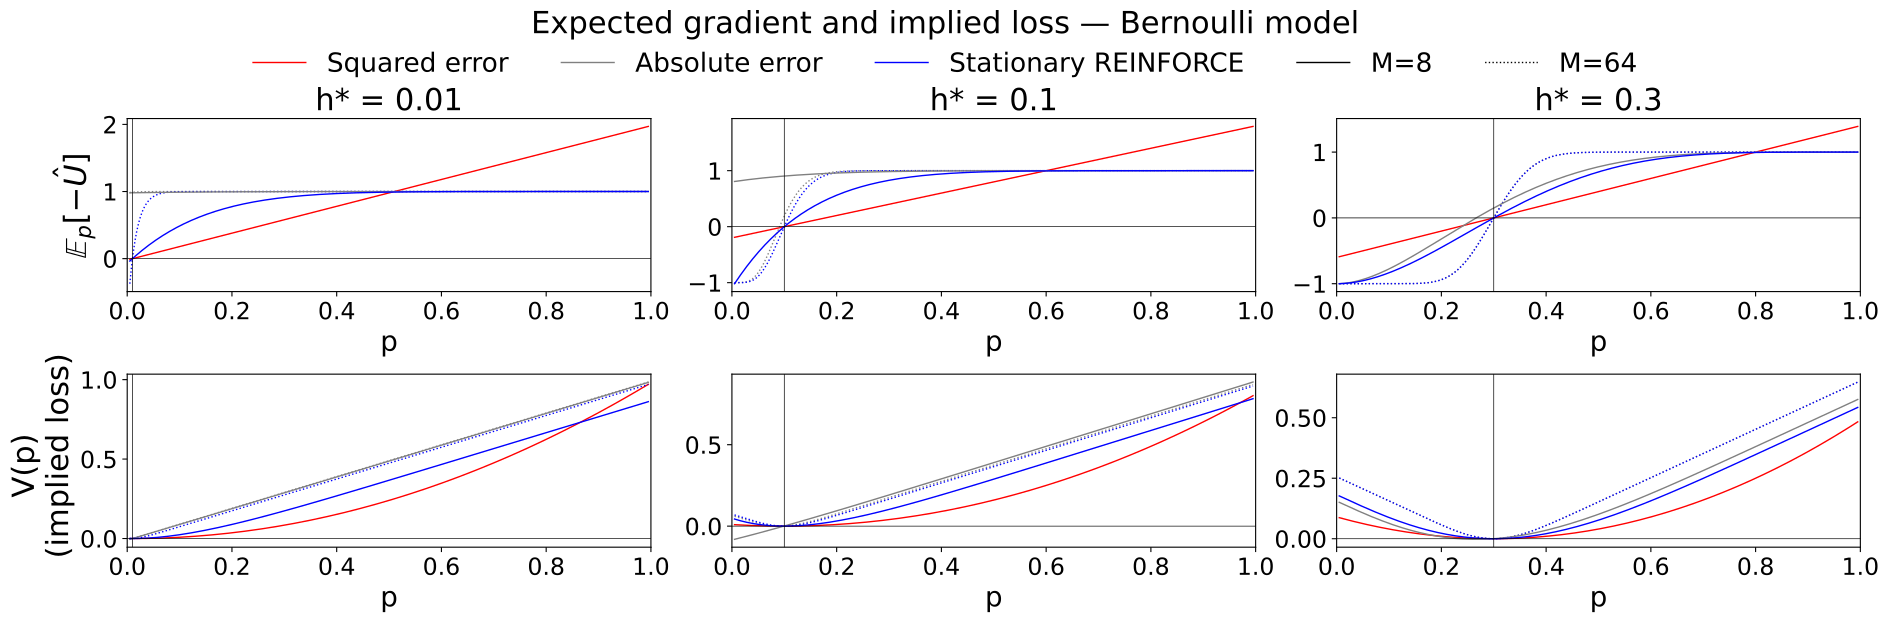

Here is the Python script that generated this plot:
"""
Analysis of expected gradient and implied loss for Squared error, Absolute error,
and Stationary REINFORCE estimators on the Bernoulli model.

For a Bernoulli(p) model with h(x)=x, parameter p = E[h(x)].
We compute E_p[U_hat] exactly (finite sum over binomial outcomes) and
integrate to get the implied loss V(p) in p-space:

    dV/dp = E_p[U_hat] / (p*(1-p))    [chain rule: d/dp = d/d(logit) * 1/(p(1-p))]

so  V(p) = integral_0^p  E_q[U_hat] / (q*(1-q)) dq.

NOTE: The Stationary REINFORCE formula requires M large enough that multiple
discrete outcomes k/M lie above h*.  For h*=0.9 this requires M >= 10;
M=32 is used here to ensure validity across all h* values shown.
"""

import numpy as np
import matplotlib.pyplot as plt
from scipy.special import gammaln
from scipy.integrate import cumulative_trapezoid


# ── helpers ───────────────────────────────────────────────────────────────────

def binom_pmf(M, p):
    """PMF array P[X=k] for X~Binomial(M,p), shape (M+1,)."""
    k = np.arange(M + 1, dtype=float)
    log_pmf = (gammaln(M + 1) - gammaln(k + 1) - gammaln(M - k + 1)
               + k * np.log(np.clip(p, 1e-300, 1))
               + (M - k) * np.log(np.clip(1 - p, 1e-300, 1)))
    return np.exp(log_pmf)


def compute_weights(hstar, M):
    """Compute Stationary REINFORCE weights (w0, w1) from h* and batch size M.

    Solves for weights satisfying:
      (i)  w(1) - w(0) = 1   (normalization; matches absolute-error scaling far from h*)
      (ii) E_{h*}[U_hat] = 0  (stationarity; zero expected update at p = h*)

    The solution is:
      w(0) = -(1-h*) * w0_factor / D
      w(1) =  h*     * w1_factor / D
      D    =  2*alpha*(h* - beta)

    where  w0_factor = h* - 2*alpha*beta       (> 0 always, since beta < h*)
           w1_factor = 2*alpha*(1-beta) - (1-h*)  (> 0 when M is not too large relative to 1/h*)

    """
    k = np.arange(M + 1, dtype=float)
    pmf = binom_pmf(M, hstar)
    mask = k / M < hstar
    alpha = pmf[mask].sum()
    assert alpha > 1e-15, "unstable if alpha < 1e-15"
    beta = ((k[mask] / M) * pmf[mask]).sum() / alpha
    w0_factor = hstar - 2 * alpha * beta                 # h* - 2αβ; > 0 always
    w1_factor = 2 * alpha * (1 - beta) - (1 - hstar)    # 2α(1-β) - (1-h*); > 0 for M not too large
    D = 2 * alpha * (hstar - beta)
    w0 = -(1 - hstar) * w0_factor / D
    w1 = hstar * w1_factor / D
    return w0, w1

def expected_gradient_L2(p, hstar, M):
    return 2*(p-hstar)

def expected_gradient_L1(p, hstar, M):
    k = np.arange(M + 1, dtype=float)
    pmf = binom_pmf(M, p)
    y = k / M
    sign = np.sign(y - hstar)
    G = sign * (y * (1-hstar) *(1/p) - (1 - y) * (-hstar) * (1/(1-p)))
    return (pmf * G).sum()


def expected_gradient_SR(p, hstar, M, w0, w1):
    k = np.arange(M + 1, dtype=float)
    pmf = binom_pmf(M, p)
    y = k / M
    sign = np.where(y >= hstar, 1.0, -1.0)
    G = sign / M * (k * w1 * (1/p) - (M - k) * w0  * (1/(1-p)))
    return (pmf * G).sum()


# ── main analysis ─────────────────────────────────────────────────────────────
M_large = 64
M_small = 8
hstar_list = [0.01, 0.1, 0.3]
p_grid = np.linspace(0.005, 0.995, 600)

# Colors per estimator; line style encodes batch size
estimator_colors = {
    'Squared error':        'red',
    'Absolute error':       '0.5',
    'Stationary REINFORCE': 'b',
}
# (M, linestyle) pairs for the two batch-size-dependent estimators
batch_conditions = [(M_large, ':'), (M_small, '-')]

fig, axes = plt.subplots(2, len(hstar_list), figsize=(19, 6), dpi=150)

for j, hstar in enumerate(hstar_list):
    # ── Squared error: batch-size independent, plot once ──────────────────
    color = estimator_colors['Squared error']
    EG = np.array([expected_gradient_L2(p, hstar, M_large) for p in p_grid])
    axes[0, j].plot(p_grid, EG, color=color, linestyle='-', linewidth=1.0)
    V = cumulative_trapezoid(EG, p_grid, initial=0)
    V -= V[np.argmin(np.abs(p_grid - hstar))]
    axes[1, j].plot(p_grid, V, color=color, linestyle='-', linewidth=1.0)

    # ── Absolute error and Stationary REINFORCE: two batch sizes ──────────
    for M, ls in batch_conditions:
        w0, w1 = compute_weights(hstar, M)
        print(f"h*={hstar}, M={M}: w(0) = {w0:.4f}, w(1) = {w1:.4f}")

        for name, fn in [
            ('Absolute error',       lambda p, h, w0, w1, M=M: expected_gradient_L1(p, h, M)),
            ('Stationary REINFORCE', lambda p, h, w0, w1, M=M: expected_gradient_SR(p, h, M, w0, w1)),
        ]:
            color = estimator_colors[name]
            EG = np.array([fn(p, hstar, w0, w1) for p in p_grid])
            axes[0, j].plot(p_grid, EG, color=color, linestyle=ls, linewidth=1.0)
            V = cumulative_trapezoid(EG, p_grid, initial=0)
            V -= V[np.argmin(np.abs(p_grid - hstar))]
            axes[1, j].plot(p_grid, V, color=color, linestyle=ls, linewidth=1.0)

    for row in range(2):
        axes[row, j].axhline(0, color='k', linewidth=0.5)
        axes[row, j].axvline(hstar, color='k', linewidth=0.5)
        axes[row, j].set_xlim([0, 1])

    axes[0, j].set_title(f'h* = {hstar}', fontsize=22)
    axes[0, j].set_xlabel('p', fontsize=20)
    axes[1, j].set_xlabel('p', fontsize=20)
    for row in range(2):
        axes[row, j].tick_params(labelsize=17)

axes[0, 0].set_ylabel(r'$\mathbb{E}_p[-\hat{U}]$', fontsize=22)
axes[1, 0].set_ylabel('V(p) \n (implied loss)', fontsize=22)

# ── Legend: estimator colors + batch-size line styles ─────────────────────────
from matplotlib.lines import Line2D
legend_handles = [
    Line2D([0], [0], color='red',  linestyle='-',  linewidth=1.0, label='Squared error'),
    Line2D([0], [0], color='0.5',  linestyle='-',  linewidth=1.0, label='Absolute error'),
    Line2D([0], [0], color='b',    linestyle='-',  linewidth=1.0, label='Stationary REINFORCE'),
    Line2D([0], [0], color='k',    linestyle='-',  linewidth=1.0, label=f'M={M_small}'),
    Line2D([0], [0], color='k',    linestyle=':',  linewidth=1.0, label=f'M={M_large}'),
]
fig.legend(handles=legend_handles, loc='upper center', ncol=len(legend_handles),
           fontsize=19, frameon=False, bbox_to_anchor=(0.5, 1.00))

plt.suptitle('Expected gradient and implied loss — Bernoulli model',
             fontsize=22, y=1.03)
plt.tight_layout()
plt.savefig('sr_analysis.pdf', bbox_inches='tight')
plt.show()
print("Saved sr_analysis.pdf")
